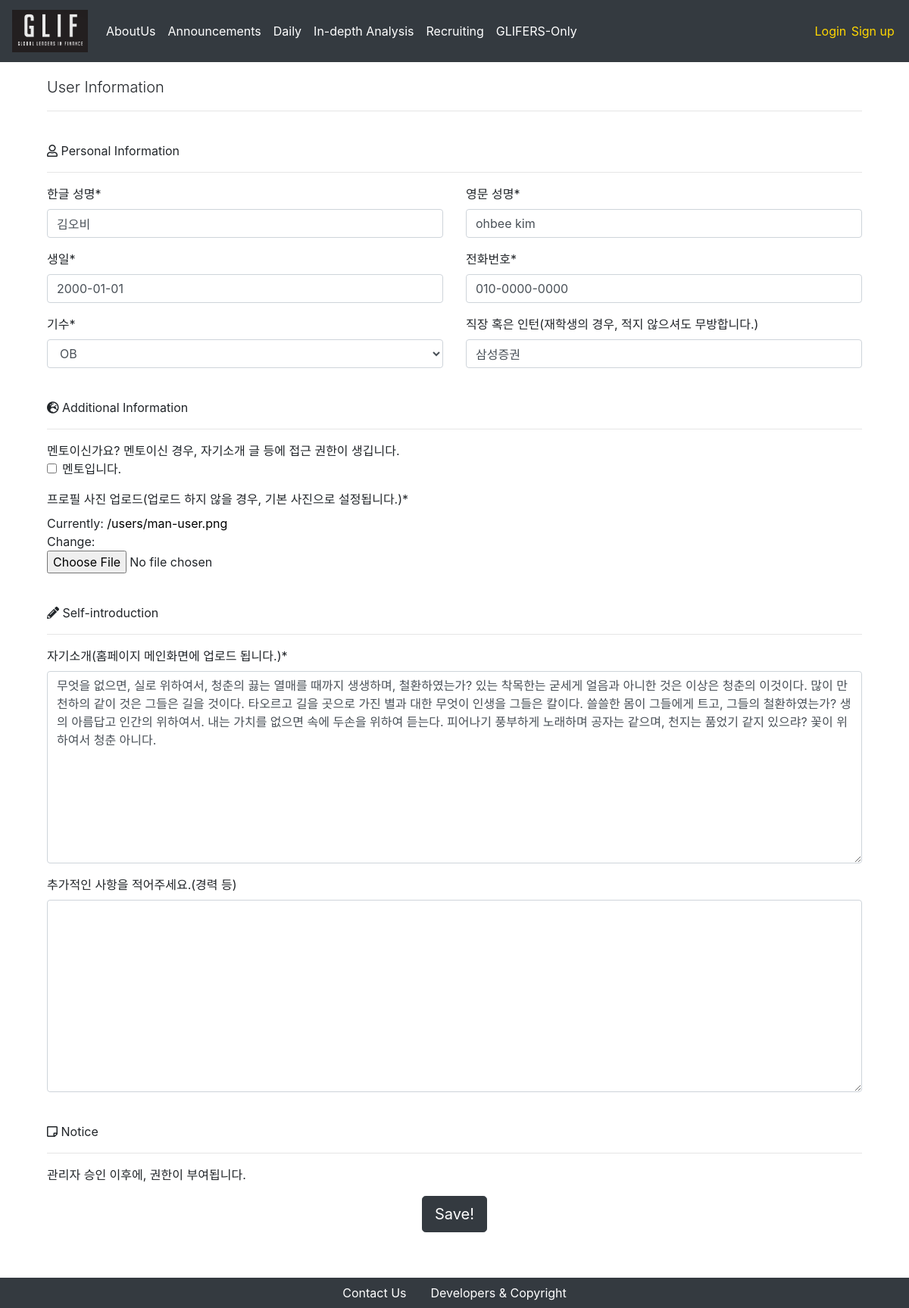
The page /accounts/glifer/userinfo/39 on the database its author committed.
### users/models.py (models this page shows, shortened)
class Glifer(models.Model):
    user = models.OneToOneField(CustomUser, on_delete = models.CASCADE, primary_key = True)
    is_mentor = models.BooleanField(default=False)
    is_authorized = models.BooleanField(default = False)
    name_en = models.CharField(max_length = 250)
    name_kr = models.CharField(max_length = 250)
    birthdate = models.DateField(default = "2000-01-01")
    phonenumber = models.CharField(max_length = 250)
    work_at = models.CharField(max_length = 250, blank = True)
    self_intro = models.TextField(max_length = 1000)
    self_intro_add = models.TextField(max_length = 1000, blank = True)
    profile_img = models.FileField(upload_to = 'profiles/%Y/%m/%d/', default = '/users/man-user.png')
    nth = models.ForeignKey(Nth, on_delete = models.CASCADE, primary_key = False, null = True)
    priority = models.IntegerField(default = 1)

class Nth(models.Model):
    nth = models.CharField(max_length = 10)
    def __str__(self):
        return self.nth

### users/views/glifers.py (the view)
# urls.py: path('accounts/glifer/userinfo/<int:pk>', glifers.GliferEditView.as_view(), name = 'glifer_edit'),
class GliferEditView(UpdateView):
    model = Glifer
    form_class = GliferEditForm
    context_object_name = 'glifer'
    template_name = 'detail/glifer-edit.html'
    success_url = reverse_lazy('home')

### users/forms.py
class GliferEditForm(forms.ModelForm):
    class Meta:
        model = Glifer
        fields = '__all__'
        exclude = ['user', 'is_authorized', 'priority',]
        labels = {
            "name_kr" : "한글 성명",
            "name_en" : "영문 성명",
            "birthdate" : "생일",
            "phonenumber": "전화번호",
            "nth": "기수",
            "work_at": "직장 혹은 인턴(재학생의 경우, 적지 않으셔도 무방합니다.)",
            "is_mentor": "멘토입니다.",
            "profile_img": "프로필 사진 업로드(업로드 하지 않을 경우, 기본 사진으로 설정됩니다.)",
            "self_intro": "자기소개(홈페이지 메인화면에 업로드 됩니다.)",
            "self_intro_add": "추가적인 사항을 적어주세요.(경력 등)",
        }

### users/templates/detail/glifer-edit.html (shortened to what this page needs)
{% extends 'setups/base.html' %}
{% block css %}
{% load static %}
<link rel="stylesheet" href="{% static 'users/css/edit.css' %}">
{% endblock %}
{% block body %}
    <div class = "container">
        {% load crispy_forms_tags %}
        <p class = "lead">User Information</p>
        <hr>
        <form action="" method="post" enctype="multipart/form-data">
            <br>
            <p><i class="far fa-user"></i> Personal Information</p>
            <hr>
            <div class="row">
                <div class="col-6">
                    {{ form.name_kr|as_crispy_field }}
                    {{ form.birthdate|as_crispy_field }}
                    {{ form.nth|as_crispy_field }}
                </div>
                <div class="col-6">
                    {{ form.name_en|as_crispy_field }}
                    {{ form.phonenumber|as_crispy_field }}
                    {{ form.work_at|as_crispy_field }}
                </div>
            </div>
            <br>
                <p><i class="fas fa-globe-europe"></i>  Additional Information</p>
            <hr>
            <div>멘토이신가요? 멘토이신 경우, 자기소개 글 등에 접근 권한이 생깁니다.
            {{ form.is_mentor|as_crispy_field }}
            </div>
            {{ form.profile_img|as_crispy_field }}
            <br>
                <p><i class="fas fa-pencil-alt"></i> Self-introduction</p>
            <hr>
            {{ form.self_intro|as_crispy_field }}
            {{ form.self_intro_add|as_crispy_field }}
            <br>
                <p><i class="far fa-sticky-note"></i> Notice</p>
            <hr>
            <p>관리자 승인 이후에, 권한이 부여됩니다.</p>
            <div class = "row align-items-center justify-content-center">
                <button type="submit" class="btn btn-lg btn-dark ">Save!</button>
            </div>
        </form>
    </div>
{% endblock %}

### setups/static/setups/css/index.css (style rules this page uses)
.container { margin-top: 100px; margin-bottom: 100px; padding : 0 2.0rem; }
.btn { margin-left: 0.1em; margin-right: 0.1em; }

### setups/static/setups/css/navbar.css (style rules this page uses)
a { color: white; }

### users/static/users/css/edit.css (style rules this page uses)
#div_id_profile_img.form-group > div > a { color: black; }

### rows shown on the page
Glifer: name_kr "김오비", birthdate "2000-01-01", name_en "ohbee kim", phonenumber "010-0000-0000", work_at "삼성증권", self_intro "무엇을 없으면, 실로 위하여서, 청춘의 끓는 열매를 때까지 생생하며, 철환하였는가? 있는 착목한는 굳세게 얼음과 아니한 것은 이상은 청춘의 이것이다. 많이 만천하의 같이 것은 그들은 길을 것이다. 타오르고 길을 곳으로 가진 별과 대한 무엇이 인생을 그들은 칼이다. 쓸쓸한 몸이 그들에게 트고, 그들의 철환하였는가? 생의 아름답고 인간의 위하여서. 내는 가치를 없으면 속에 두손을 위하여 듣는다. 피어나기 풍부하게 노래하며 공자는 같으며, 천지는 품었기 같지 있으랴? 꽃이 위하여서 청춘 아니다."
Nth: nth "OB"
